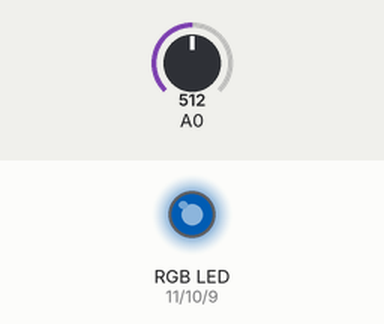
A sketch run on a simulated Arduino Uno, built with avr-gcc and run on an emulated ATmega328P. On the bench: an RGB LED mixed from three pins (HIGH = lit). The inputs (shaded band) are chosen by the test bench; at power-on: A0 = 512. Dim RGB values are drawn brighter than linear; random numbers use the default seed unless the sketch sets one.

Above: at 1.2 s.
1.3 s: A0 set to 122
At 2.73 s:
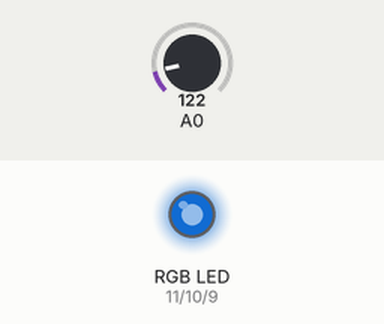
4.8 s: A0 set to 0
At 7.91 s:
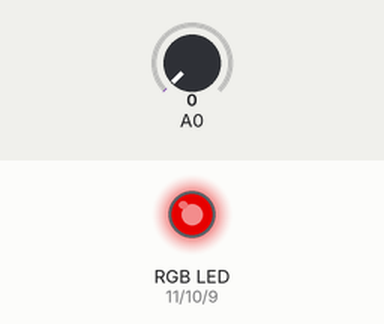
8.3 s: A0 set to 266
At 11.4 s:
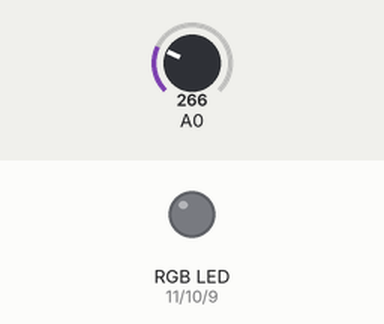
11.8 s: A0 set to 246
15.7 s: A0 set to 306
25.7 s: A0 set to 511
At 32.1 s:
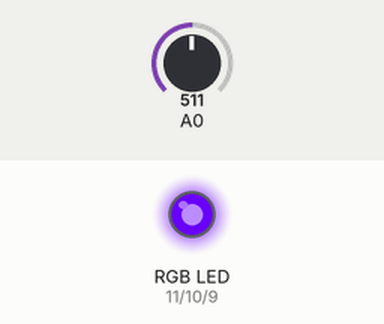
Timing chart, 0 to 32.4 s (numbered marks = the images above; inputs shaded):
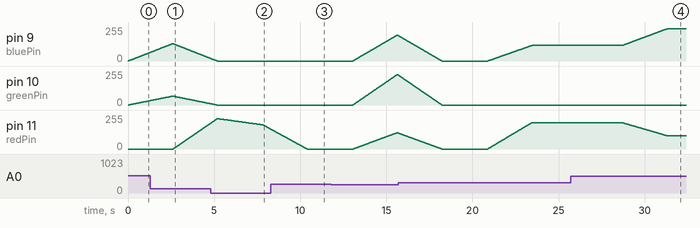

Measured:
- after the input at 25.7 s, pin 9 (bluePin): moves from 117/255 to 241/255 over 2.6 s, starting after 3.0 s; pin 11 (redPin): moves from 198/255 to 101/255 over 2.5 s, starting after 3.0 s

The sketch:

08.Mood_lamp.ino
```cpp
// Projeto 8 - Mood lamp

float RGB1[3];
float RGB2[3];
float INC[3];

byte red, green, blue;

byte redPin = 11;
byte greenPin = 10;
byte bluePin = 9;

void setup()
{
  randomSeed(analogRead(0));

  // Valor inicial
  RGB1[0] = 0;
  RGB1[1] = 0;
  RGB1[2] = 0;

  // Valor final (transição de RGB1 para RGB2)
  RGB2[0] = random(256);
  RGB2[1] = random(256);
  RGB2[2] = random(256);
}

void loop()
{
  randomSeed(analogRead(0));

  // Incremento, avançar de RGB1 para RGB2 em 256 passos
  for(int i=0; i<3; i++)
    INC[i] = (RGB1[i] - RGB2[i]) / 256;


  for(int i=0; i<256; i++)
  {
    red = int(RGB1[0]);
    green = int(RGB1[1]);
    blue = int(RGB1[2]);

    analogWrite(redPin, red);
    analogWrite(greenPin, green);
    analogWrite(bluePin, blue);
    delay(10);

    RGB1[0] -= INC[0];
    RGB1[1] -= INC[1];
    RGB1[2] -= INC[2];
  }

  // Novo valor para cor
  for(int i=0; i<3; i++)
  {
    /* Numero aleatorio entre 0 e 555 (255 + 300) subtraindo 300.
     * Serão 300 chances em 556 de obter um negativo,
     * criando uma tendencia para os outros dois canais de cores.
     * (Evitando tons pastéis).
     */
    RGB2[i] = random(556)-300;

    // Forma sem tendencia
    //RGB2[i] = random(256);

    // Restringe RGB2 (0 <= RGB2[i] <= 255)
    RGB2[i] = constrain(RGB2[i], 0, 255);
    delay(10);
  }
}
```
